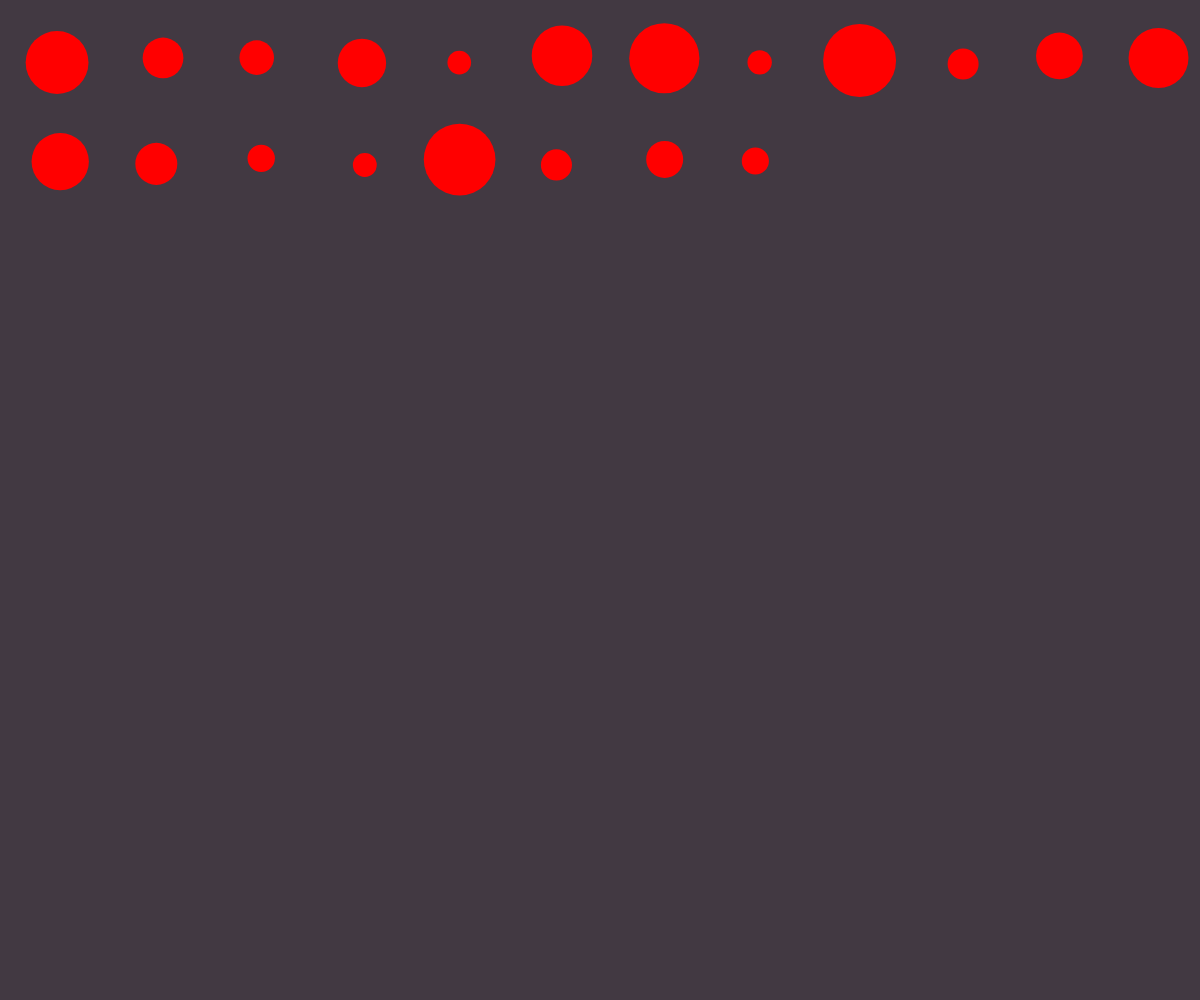
Frame 1 (no input)
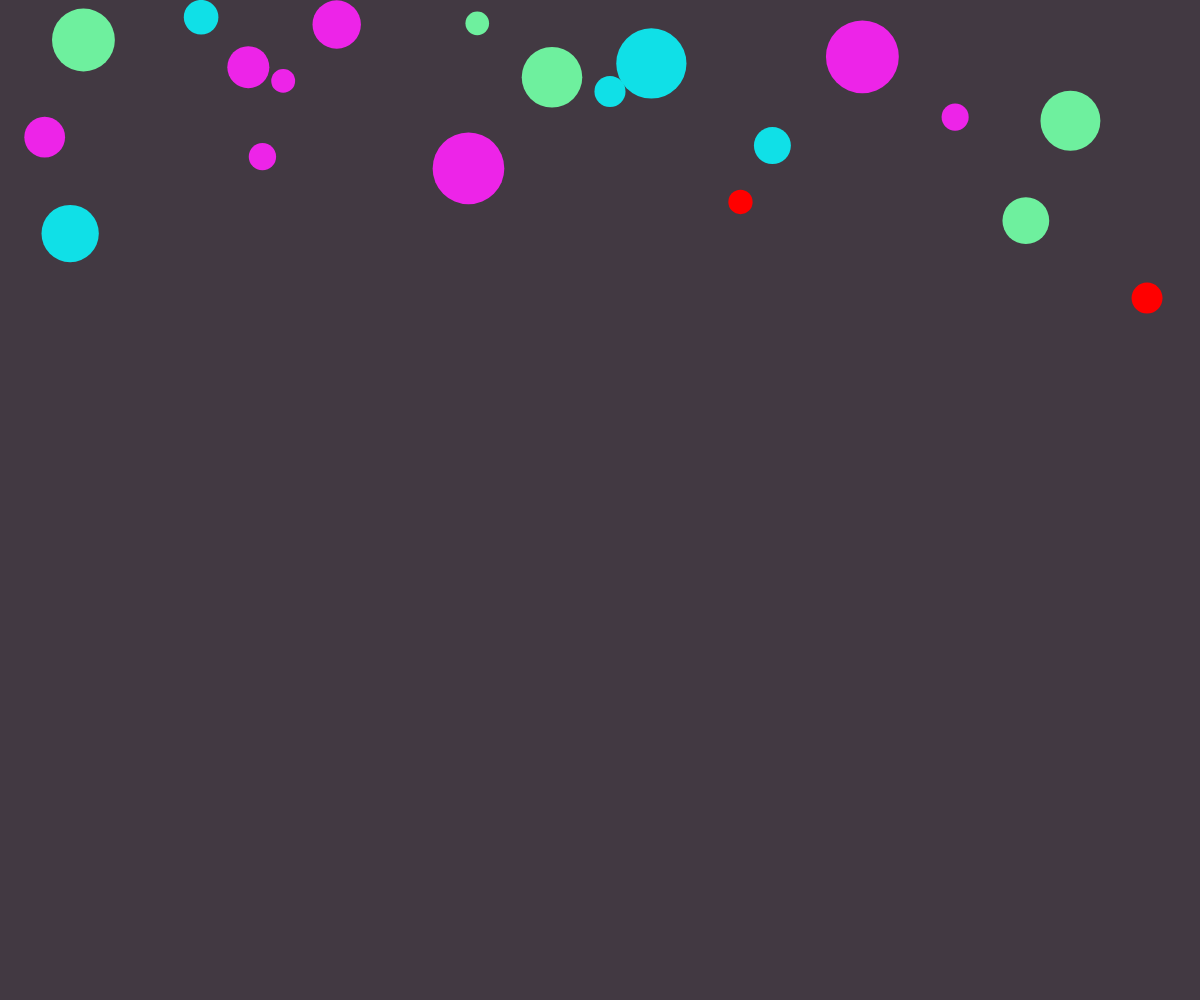
Frame 60 (no input)
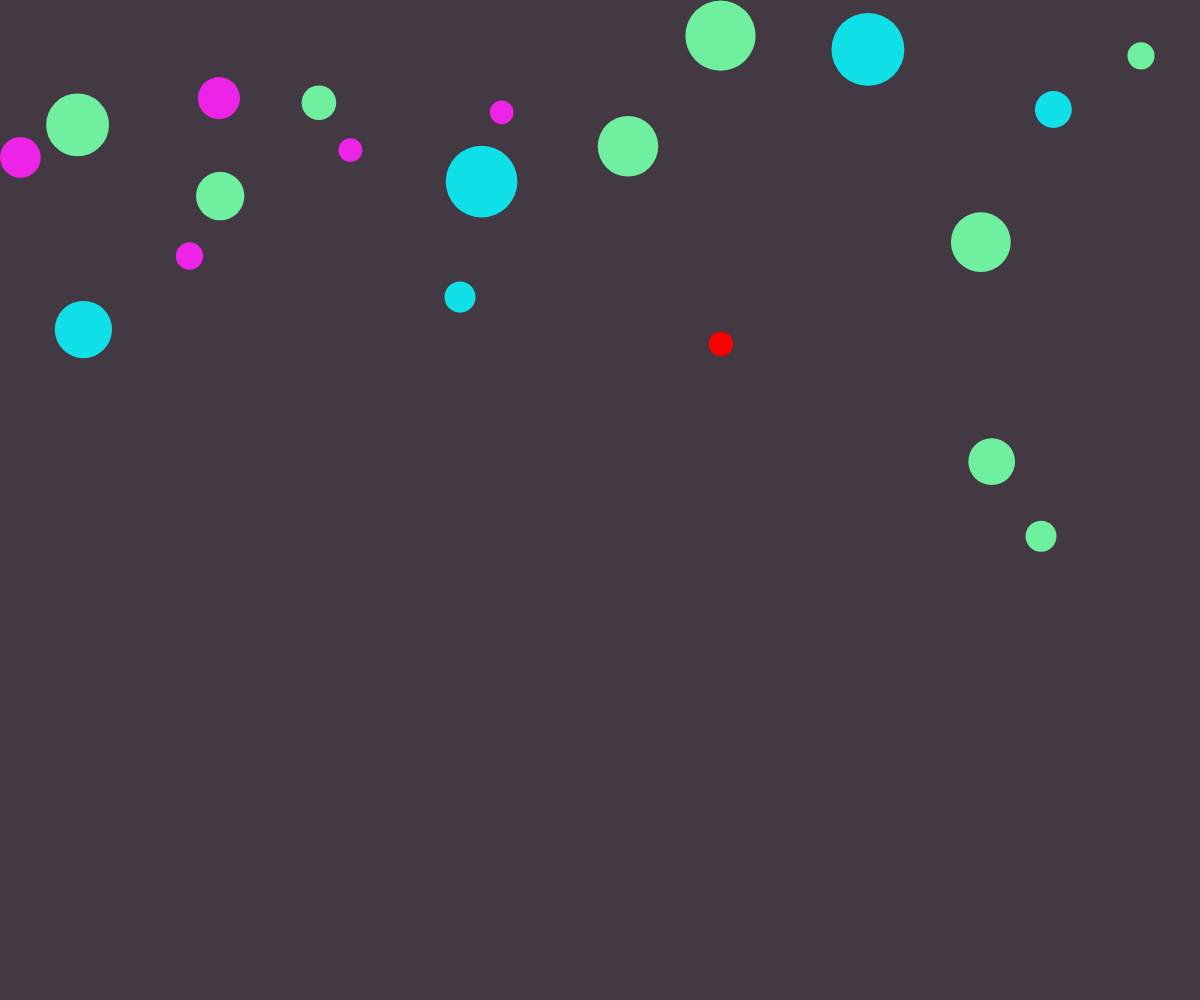
Frame 120 (the mouse pressed at the canvas centre since frame 60)

The p5.js sketch that drew these frames (run headless with seeded random() and noise() and a simulated clock; from frame 60 on, the mouse is pressed at the canvas centre):

// p5.js sketch
// ── sketch.js
// Bouncing Balls
// Week 12


// create a variable for the ball object
let balls = [];
const numOfBalls = 20;

function setup() {
    createCanvas(windowWidth, windowHeight);

    // create a new ball object of class type "Ball"
    let init_x = 60;
    let init_y = 60;
    for (let i = 0; i < numOfBalls; i++) {
        balls.push(new Ball(init_x, init_y));
        // move the starting position over
        // This is to ensure that the balls do not start
        // "on top" of each other
        init_x += 100;
        if (init_x > width) {
            init_x = 60;
            init_y += 100;
        }
    }
}

function draw() {
    background('rgb(66, 57, 66)');

    for (let i = 0; i < balls.length; i++) {
        // call the ball's methods
        balls[i].ballCheck(balls, i);
        balls[i].edgeCheck();
        balls[i].move();
        balls[i].display();
    }
}






//////////////////////////////////////////////////
//      BALL CLASS DEFINITION
//////////////////////////////////////////////////
class Ball {
    constructor(x, y, size) {
        this.color = 'red';
        this.size = random(20, 80);
        this.rad = this.size / 2;
        this.posX = x;
        this.posY = y;
        this.deltaX = random(-5, 5);
        this.deltaY = random(-5, 5);
    }

    display() {
        push();
        // remove the balls outer stroke
        noStroke();
        // set the balls fill color
        fill(this.color);
        // set the position of the ball
        translate(this.posX, this.posY);
        ellipse(0, 0, this.size);
        pop();
    }

    move() {
        this.posX += this.deltaX;
        this.posY += this.deltaY;
    }

    edgeCheck() {
        // check if the ball has hit a vertical wall (left or right walls)
        if (this.posX + this.rad >= width || this.posX - this.rad <= 0) {
            this.deltaX *= -1;
            this.color = 'rgb(110, 240, 158)';
        }
        // check if the ball has hit a horizontal wall (top or bottom walls)
        if (this.posY + this.rad >= height || this.posY - this.rad <= 0) {
            this.deltaY *= -1;
            this.color = 'rgb(110, 240, 158)';
        }
    }


    ballCheck(otherBalls, myId) {
        // for loop touches each of the balls in the array
        for (let n = 0; n < otherBalls.length; n++) {
            // if n != myId, then check for touching
            // otherwise, its ME and we need to skip
            if (n != myId) {
                let d = dist(this.posX, this.posY, otherBalls[n].posX, otherBalls[n].posY);
                let combinedR = this.rad + otherBalls[n].rad;

                if (d <= combinedR) {
                    this.deltaX *= -1;
                    this.deltaY *= -1;

                    // flip the color
                    if( this.color == 'rgb(237, 36, 232)') {
                        this.color = 'rgb(16, 224, 231)';
                    } else {
                        this.color = 'rgb(237, 36, 232)';
                    }
                }
            }
        }
    }
}
